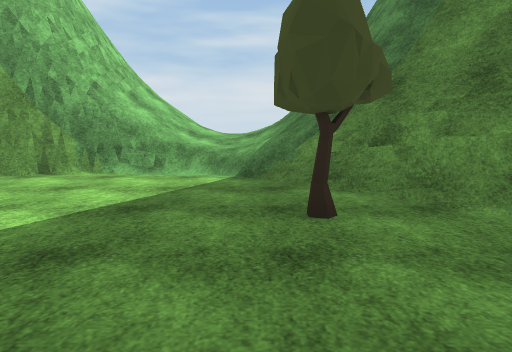
[1] (above)

24 first-person views from a walk through a Unity game level. The camera is 1.2 m above the floor, tilts 6° down and sees 70° across. The floor is counted in squares, 2 m on a side. Each view is taken from the middle of a square. On the plan, view 1 faces up. The plan holds only what a view shows up to about 10 squares ahead; the rest is blank. The place goes on beyond the plan. The player is left out. Some surface patterns are stand-ins.

[2]
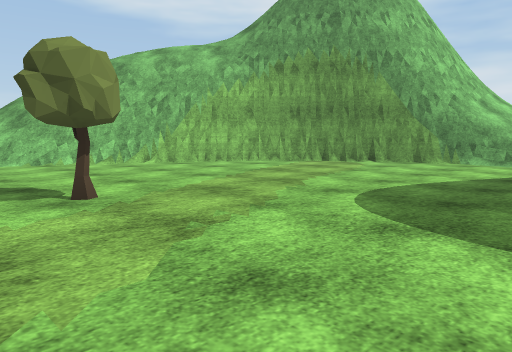

[3]
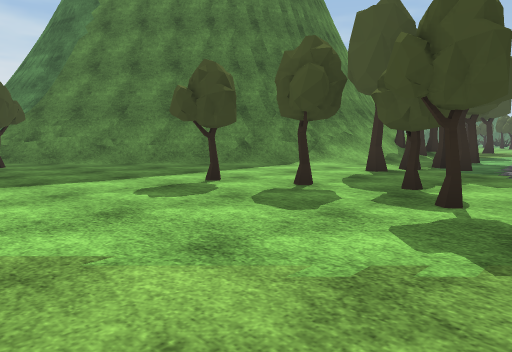

[4]
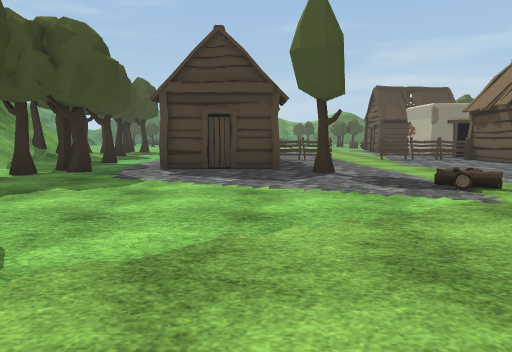

[5]
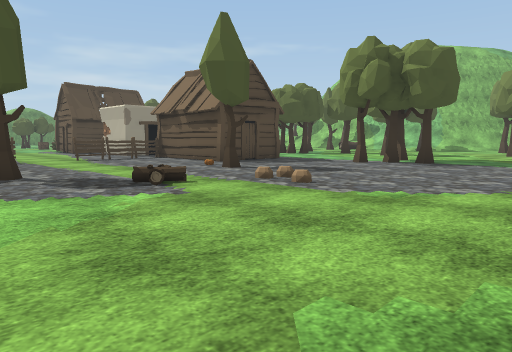

[6]
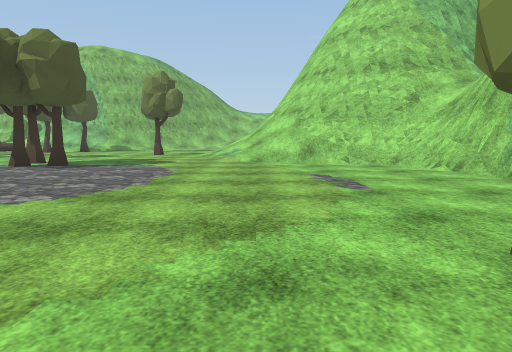

[7]
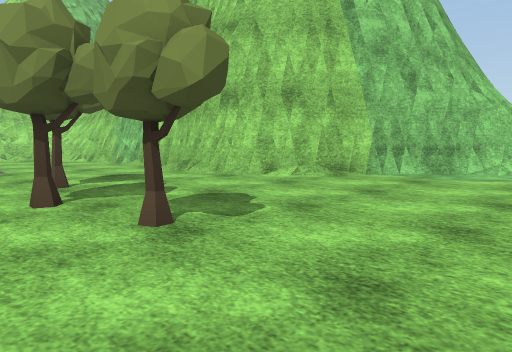

[8]
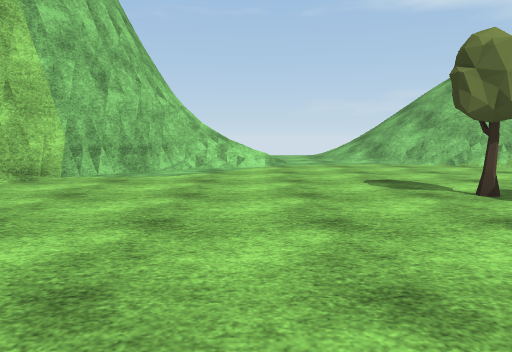

[9]
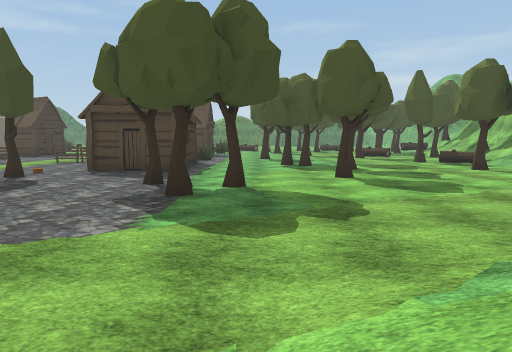

[10]
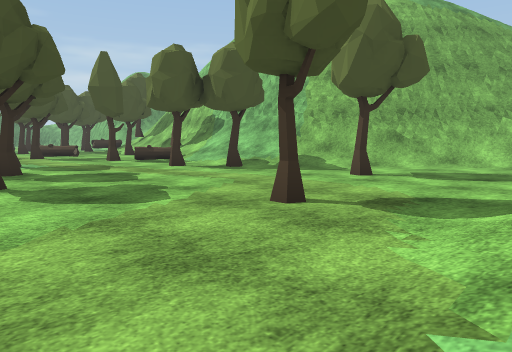

[11]
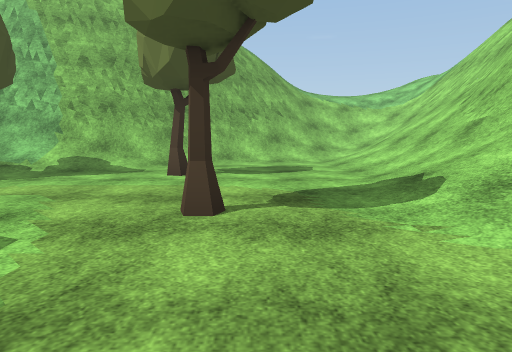

[12]
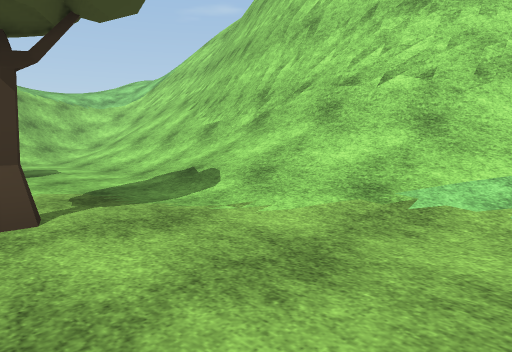

[13]
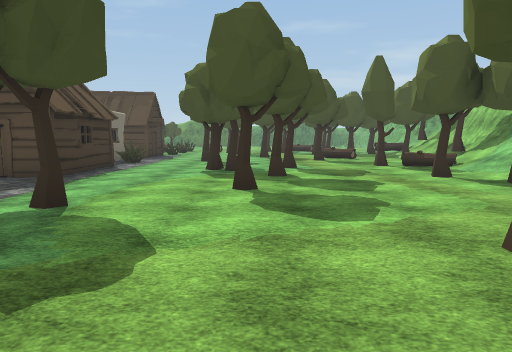

[14]
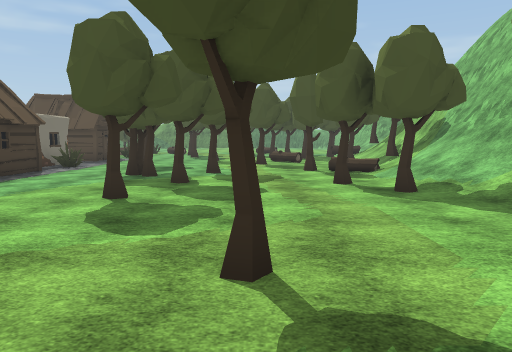

[15]
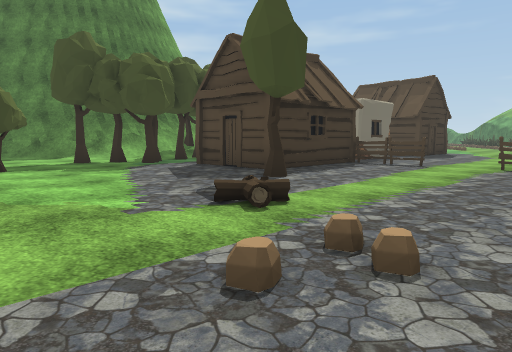

[16]
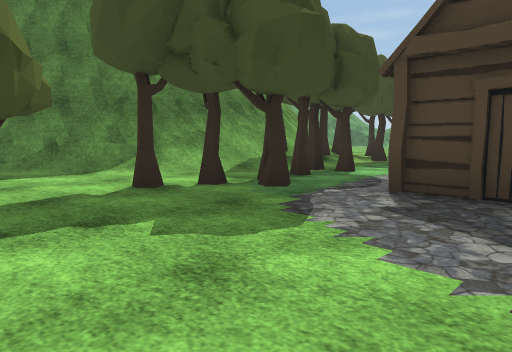

[17]
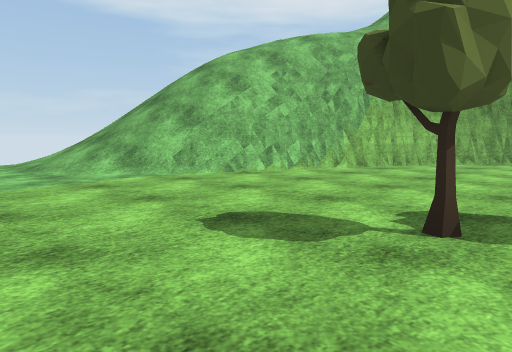

[18]
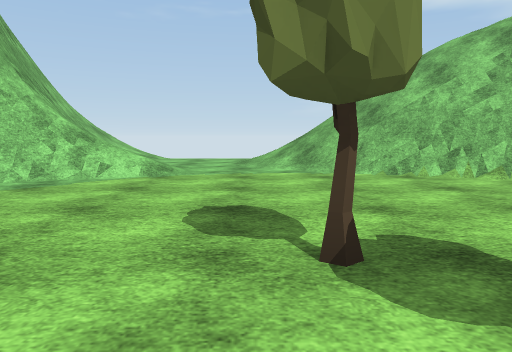

[19]
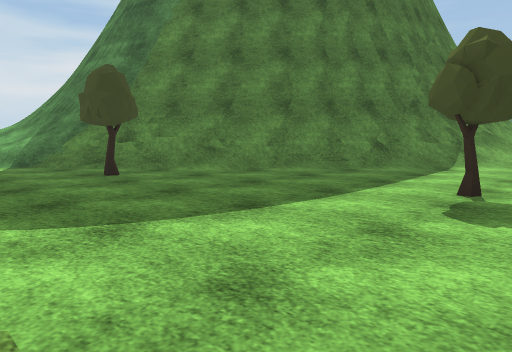

[20]
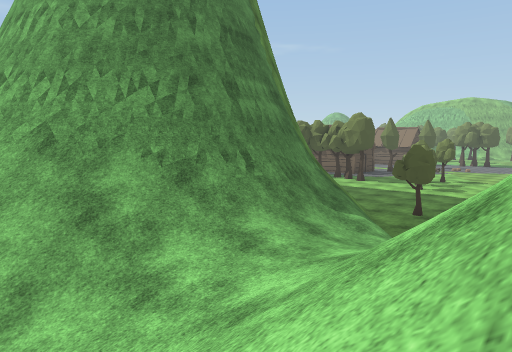

[21]
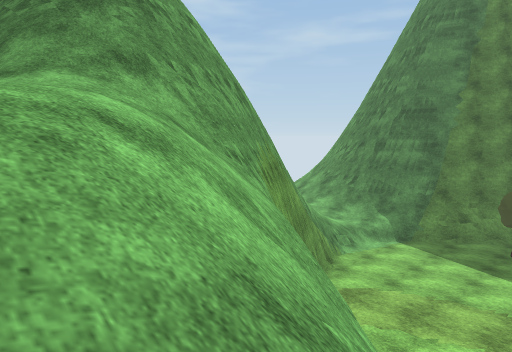

[22]
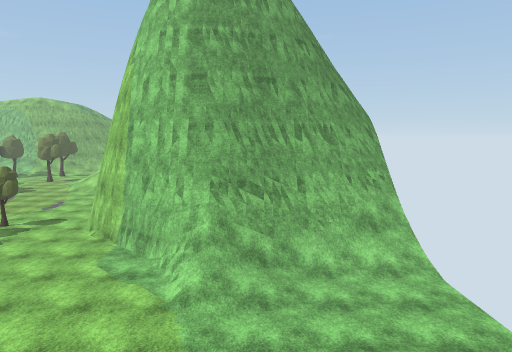

[23]
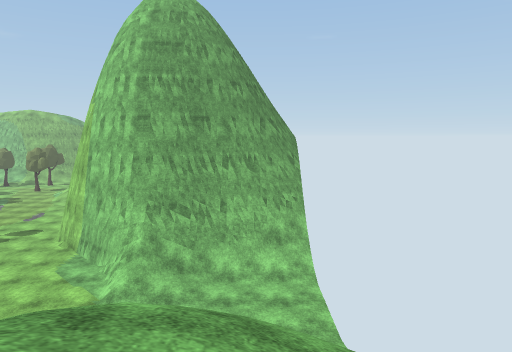

[24]
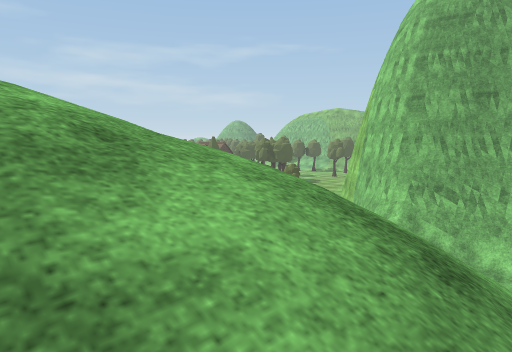

### Floor plan
Key: @ floor where view 1 was taken; # wall or solid block; . main floor; : floor 1.5 m higher than the main floor; + floor 7.25 m higher than the main floor; / step, stairs or slope; = window, fence, low wall or low ledge; v drop or lower ground; T tree; H hut; F fence; L log.
Columns run from 14 left of view 1 to 10 right of it. Each row starts with its distance up from view 1.
 12            /
 11            //////##
 10            //////##
  9            #/::/##
  8     ##    ##///=#
  7     =#######///##
  6     ///#####..//#
  5     //=##....../##
  4     +/v#......./##
  3  //// ##......T./##
  2  ////##........../##
  1  ////#............/##
  0   ///#........@..../#####
 -1   ///=..............///#=
 -2  ////.....T.....T...../TT
 -3  .//.....T.......T.TT.TT.
 -4  ................T..TT...
 -5  ...//..........T.......
 -6  //////..............H  H
 -7  //####.....T........HHHH
 -8 ####  ##............T...F
 -9        ##...T...........F
-10         ##..T...../......
-11          #.......//.....F
-12          #..........T...F
-13          #...........HHHF
-14          #............  H
-15          #.........T.HHHH
-16         /#=......TT......
-17        ///#=//....T......
-18        #####//.........T
-19            ##//.....T.T..
-20            ##//.........T
-21             #//.T........
-22             #//..........
-23             #//......T..L
-24             #//..T..T../T
-25            ##/.....//////
-26            #//....//////=
-27           ##//..//#######
-28           ##/////###
-29               //##

Positions as (right, up) in squares from view 1, and headings:
1: (0, 0), facing up
2: (0, -3), facing up-left
3: (-1, -6), facing up-right
4: (0, -7), facing right
5: (0, -7), facing down-right
6: (-1, -8), facing down
7: (-1, -5), facing down-left
8: (-1, -5), facing left
9: (-2, -17), facing right
10: (0, -18), facing down-right
11: (2, -18), facing down
12: (3, -18), facing down-left
13: (0, -19), facing right
14: (0, -21), facing right
15: (2, -12), facing up-right
16: (3, -7), facing up-right
17: (-4, -5), facing up-left
18: (-3, -3), facing left
19: (-2, -3), facing up-right
20: (-3, 12), facing down-right
21: (-11, 1), facing up-right
22: (-10, 1), facing down
23: (-12, 3), facing down
24: (-13, 3), facing down-right
